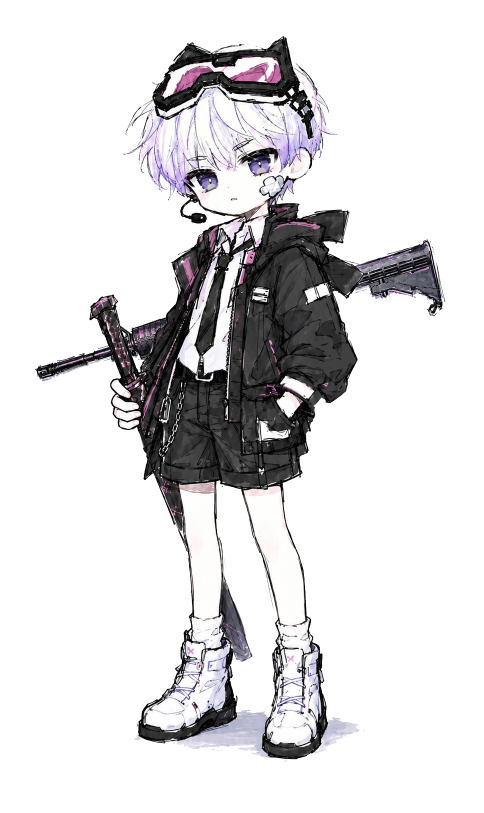
#> input picture DV2/ORIGINAL/WildSP/normal.png, 968 x 1625 px (shown at 1/2 size)
$ python build_sundaegun_npc.py
#> lines starting #> are read from the running program, lines starting #| are printed output that depends on the picture
from __future__ import annotations
import json, os, sys

from PIL import Image

REPO = os.path.dirname(os.path.dirname(os.path.dirname(os.path.abspath(__file__))))
os.chdir(REPO)

SRC = "DV2/ORIGINAL/WildSP/normal.png"
SUB = "npc_sundaegun"
OUT = os.path.join("assets/converted", SUB)
KEY = "npc_sundaegun_body_1"

CROP_BOTTOM = 0.65
TARGET_H = 340

POPO = "assets/converted/npc_popo"
MOUTH_POS = (148.5, 120.5)
TILT = 20.0
SS = 8
EMOS = (1, 2, 3, 4, 5, 6)
CUTS = {(1, 1): 4, (1, 2): 7, (1, 3): 10, (2, 1): 4, (2, 2): 7, (2, 3): 10,
        (3, 1): 4, (3, 2): 8, (3, 3): 12, (4, 1): 4, (4, 2): 7, (4, 3): 12,
        (5, 1): 5, (5, 2): 8, (5, 3): 9, (6, 1): 5, (6, 2): 9, (6, 3): 14}
STAMP_SRC = (136, 105, 154, 111)
STAMP_DST = (136, 114)

# [51 lines left out: functions premultiply, write_tres, unpremultiply, load_popo_frame, prep_mouth, not called in this run]

def main() -> None:
    try:
        sys.stdout.reconfigure(encoding="utf-8", errors="replace")
    except Exception:
        pass
    if not os.path.exists(SRC):
        sys.exit("원본 없음: %s" % SRC)
    im = Image.open(SRC).convert("RGBA")
#> im is the input picture: PIL image 968x1625 RGBA; mean R, G, B, A 218.8, 217.8, 219.2, 70.7
    box = im.getbbox()
#> box = (68, 72, 892, 1524)
    if box is None:
        sys.exit("원본이 전부 투명하다: %s" % SRC)
    im2 = im.crop(box)
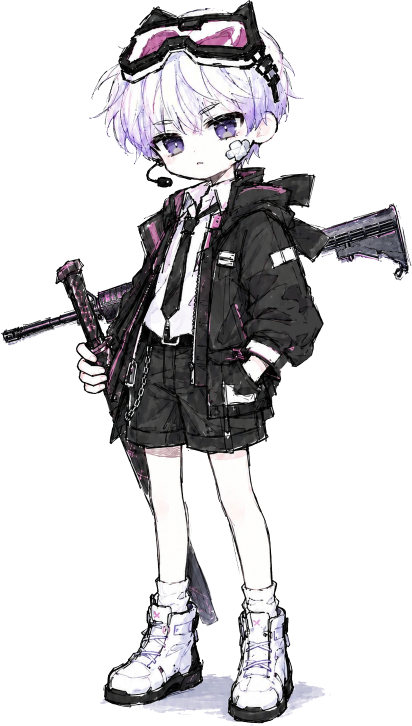
#> im2: PIL image 824x1452 RGBA (shown at 1/2 size); mean R, G, B, A 207.4, 206.2, 208, 93; transparent parts drawn white
    im = im2.crop((0, 0, im2.width, round(im2.height * CROP_BOTTOM)))
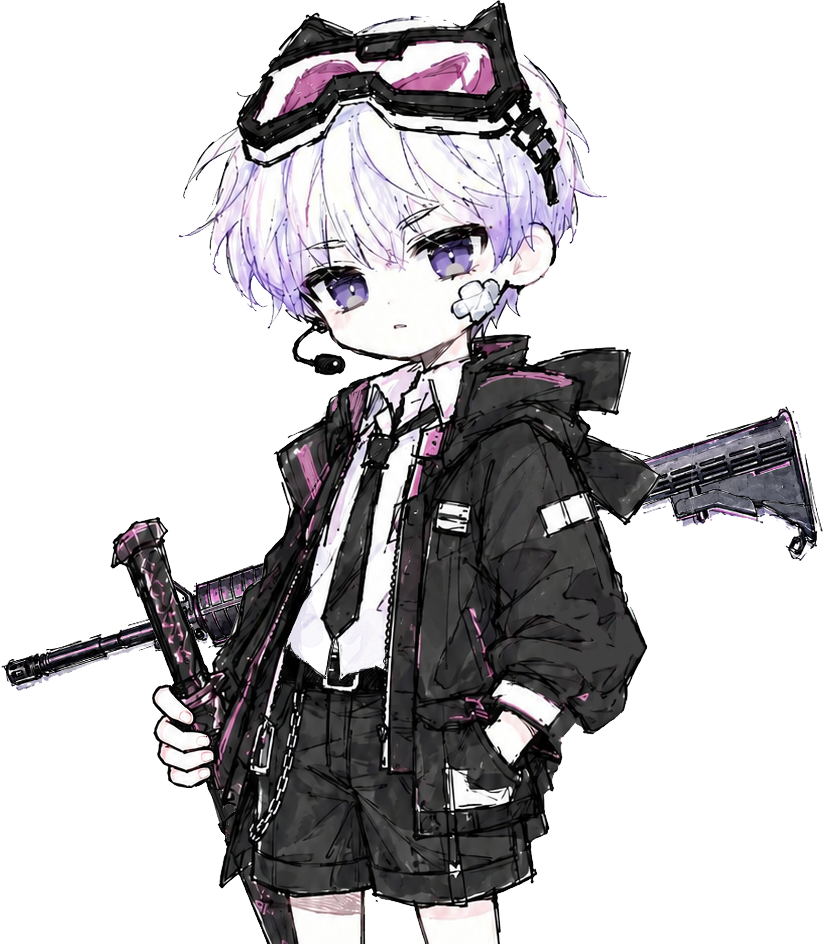
#> im: PIL image 824x944 RGBA; mean R, G, B, A 191.6, 189.8, 192, 108.7; transparent parts drawn white
    box2 = im.getbbox()
#> box2 = (0, 0, 824, 944)
    if box2 is not None:
        im = im.crop((box2[0], 0, box2[2], im.height))
    w = max(1, round(im.width * TARGET_H / im.height))
#> w = 297
    body = im.resize((w, TARGET_H), Image.LANCZOS)
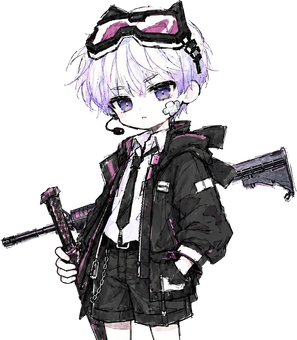
#> body: PIL image 297x340 RGBA; mean R, G, B, A 48.2, 46.4, 48.7, 108.7; transparent parts drawn white
    body.paste(body.crop(STAMP_SRC), STAMP_DST)

#> (the run stopped early here; a loop or call above may not have finished)
